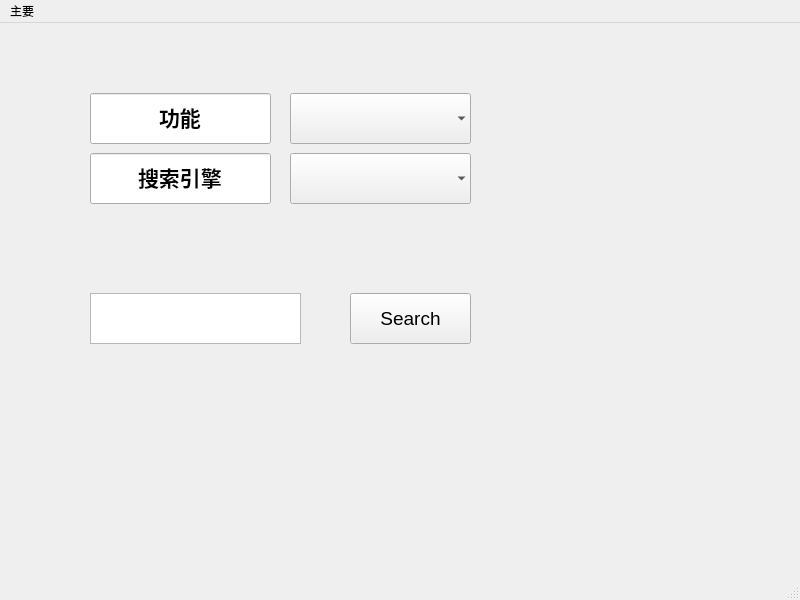
<?xml version="1.0" encoding="UTF-8"?>
<ui version="4.0">
 <class>MainWindow</class>
 <widget class="QMainWindow" name="MainWindow">
  <property name="geometry">
   <rect>
    <x>0</x>
    <y>0</y>
    <width>800</width>
    <height>600</height>
   </rect>
  </property>
  <property name="windowTitle">
   <string>MainWindow</string>
  </property>
  <widget class="QWidget" name="centralwidget">
   <widget class="QPushButton" name="Search_pButton">
    <property name="geometry">
     <rect>
      <x>350</x>
      <y>270</y>
      <width>121</width>
      <height>51</height>
     </rect>
    </property>
    <property name="font">
     <font>
      <pointsize>14</pointsize>
     </font>
    </property>
    <property name="text">
     <string>Search</string>
    </property>
   </widget>
   <widget class="QTextEdit" name="Search_tEdit">
    <property name="geometry">
     <rect>
      <x>90</x>
      <y>270</y>
      <width>211</width>
      <height>51</height>
     </rect>
    </property>
    <property name="font">
     <font>
      <family>Adobe 宋体 Std L</family>
      <pointsize>18</pointsize>
      <weight>75</weight>
      <bold>true</bold>
     </font>
    </property>
   </widget>
   <widget class="QLineEdit" name="lineEdit">
    <property name="geometry">
     <rect>
      <x>90</x>
      <y>130</y>
      <width>181</width>
      <height>51</height>
     </rect>
    </property>
    <property name="sizePolicy">
     <sizepolicy hsizetype="Fixed" vsizetype="Fixed">
      <horstretch>0</horstretch>
      <verstretch>0</verstretch>
     </sizepolicy>
    </property>
    <property name="font">
     <font>
      <family>Adobe 黑体 Std R</family>
      <pointsize>16</pointsize>
      <weight>75</weight>
      <bold>true</bold>
     </font>
    </property>
    <property name="text">
     <string>搜索引擎</string>
    </property>
    <property name="alignment">
     <set>Qt::AlignCenter</set>
    </property>
   </widget>
   <widget class="QComboBox" name="Engine_cBox">
    <property name="geometry">
     <rect>
      <x>290</x>
      <y>130</y>
      <width>181</width>
      <height>51</height>
     </rect>
    </property>
    <property name="font">
     <font>
      <family>Adobe 宋体 Std L</family>
      <pointsize>16</pointsize>
      <weight>75</weight>
      <bold>true</bold>
     </font>
    </property>
    <property name="frame">
     <bool>false</bool>
    </property>
   </widget>
   <widget class="QComboBox" name="FunSelect_cBox_">
    <property name="geometry">
     <rect>
      <x>290</x>
      <y>70</y>
      <width>181</width>
      <height>51</height>
     </rect>
    </property>
    <property name="font">
     <font>
      <family>Adobe 宋体 Std L</family>
      <pointsize>16</pointsize>
      <weight>75</weight>
      <bold>true</bold>
     </font>
    </property>
    <property name="frame">
     <bool>false</bool>
    </property>
   </widget>
   <widget class="QLineEdit" name="lineEdit_2">
    <property name="geometry">
     <rect>
      <x>90</x>
      <y>70</y>
      <width>181</width>
      <height>51</height>
     </rect>
    </property>
    <property name="sizePolicy">
     <sizepolicy hsizetype="Fixed" vsizetype="Fixed">
      <horstretch>0</horstretch>
      <verstretch>0</verstretch>
     </sizepolicy>
    </property>
    <property name="font">
     <font>
      <family>Adobe 黑体 Std R</family>
      <pointsize>16</pointsize>
      <weight>75</weight>
      <bold>true</bold>
     </font>
    </property>
    <property name="text">
     <string>功能</string>
    </property>
    <property name="alignment">
     <set>Qt::AlignCenter</set>
    </property>
   </widget>
  </widget>
  <widget class="QMenuBar" name="menubar">
   <property name="geometry">
    <rect>
     <x>0</x>
     <y>0</y>
     <width>800</width>
     <height>23</height>
    </rect>
   </property>
   <widget class="QMenu" name="menu">
    <property name="title">
     <string>主要</string>
    </property>
    <addaction name="actionss"/>
    <addaction name="actionsss"/>
   </widget>
   <addaction name="menu"/>
  </widget>
  <widget class="QStatusBar" name="statusbar"/>
  <action name="actionss">
   <property name="text">
    <string>帮助</string>
   </property>
  </action>
  <action name="actionsss">
   <property name="text">
    <string>设置</string>
   </property>
  </action>
  <action name="actiondd">
   <property name="text">
    <string>封装</string>
   </property>
  </action>
  <action name="actiondd2">
   <property name="text">
    <string>价格</string>
   </property>
  </action>
 </widget>
 <resources/>
 <connections/>
</ui>
